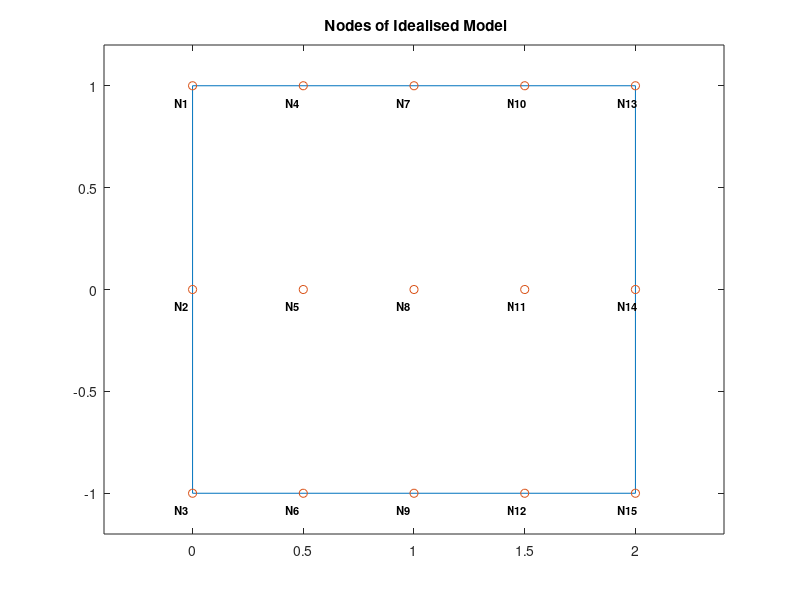
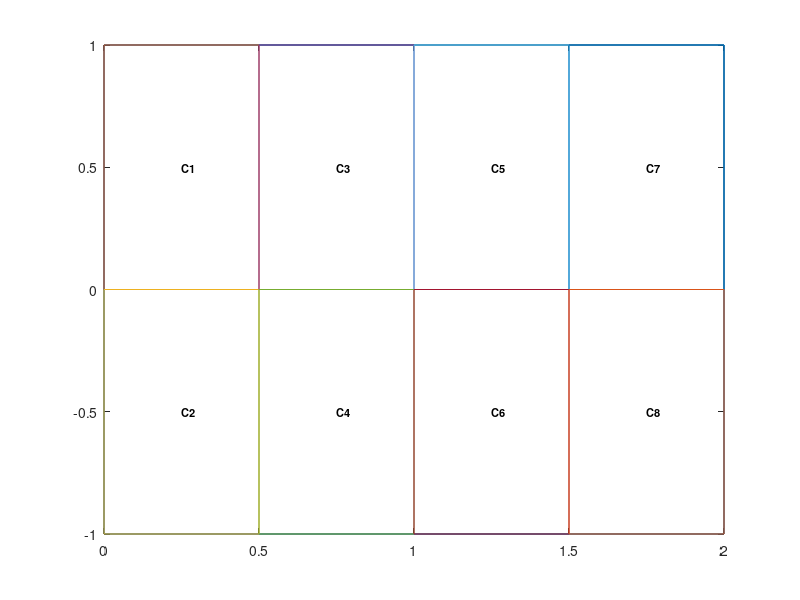

The MATLAB source for these figures, in order: (Note: this script raises an error after producing the figures.)
%%%%      2D MATLAB EFG CODE
%%------------------------------------------------------- 
%%        Test_Code_2D_Revised
%%--------------------------------------------------------
     function Test_Code_2D_Revised
          clear all; clc
%%   Data structure :  DAT   Basic Data of the Simulation Model  
%%   Data structure :  MDL   Model Data Created of Simulation Model  
           [ DAT ]   = Basic_Model_Data_Description ; 
         [DAT  MDL ] = Create_Nodal_Data_Mesh_Grid_Model( DAT );
         [DAT  MDL ] = Select_Gauss_Qudrature_Two_Points ( DAT, MDL ) ;
         [DAT  MDL ] = Create_Cell_Mesh_Grid_Points_Model (DAT, MDL ) ;
         [DAT  MDL ] = Compute_Gauss_Points_with_Parm_Model(DAT, MDL);
         [DAT  MDL ] = Compute_Active_Nodes_for_Gauss_Quad_Points(DAT,MDL); 
         [DAT  MDL ] = Compute_Nodes_on_Displ_Boundary_Model(DAT,MDL) ;
         [DAT  MDL ] = Compute_Gaus_Points_on_Model_Boundaries(DAT,MDL) ;
         Plot_Model_Geometry_wit_Node_Numbers(DAT,MDL) ;
         Plot_Model_Geometry_with_Cell_Gauss_Points(DAT,MDL) ;
         Plot_Active_Influence_Nodes_of_Gauss_Point( 28,DAT,MDL);  
         Plot_Model_Geometry_with_Boundry_Gauss_Points(DAT,MDL) 
         DAT, MDL
       %  [DAT  MDL ] = Compute_Shape_Functn_of_GausPt_Inside_Domain(1,1,DAT,MDL)
        
                      
%%------------------------------------------------------- 
%%           Basic_Model_Data_Description  
%%--------------------------------------------------------
     function [ DAT ]= Basic_Model_Data_Description 
          DAT.Leng = 2;                               %  Beam Length
          DAT.Depth=2;                                %  Beam Depth
          DAT.YMod = 30e6;                            %  Youngs Modulus
          DAT.Nu=0.3;                                 %  Poission Ratio
          DAT.Tip_Load=1000;                          %  Tip Load
          DAT.nCell_Leng  =4;                          %  # cells on Length
          DAT.nCell_Depth =2;                        %  # cells on Depth         
          DAT.Serch_NDP=2.0;                          %  NonDim Search_Parm
          DAT.GSchm_nPts=2 ;                          %  Gauss Scheme-#Pts 
          DAT.BC_nSides=4  ;                           %  # of Boundry Sides
          DAT.ShFn_nTerms=3;                             %  # terms of Shap_Fcn
%%------------------------------------------------------- 
%%       Create_Nodal_Data_Mesh_Grid_Model
%%--------------------------------------------------------                  
    function [DAT  MDL ] = Create_Nodal_Data_Mesh_Grid_Model( DAT )           
%% SET UP NODAL COORDINATES
          MDL.Intg_nCells=DAT.nCell_Depth*DAT.nCell_Leng;   %  # Intgn Cells
          MDL.nNodes=(DAT.nCell_Leng+1)*(DAT.nCell_Depth+1);%  # nodes Model
          MDL.Cell_Depth = DAT.Depth /DAT.nCell_Depth;      %  Cell depth  
          MDL.Cell_Leng = DAT.Leng /DAT.nCell_Leng;         %  Cell Length
          for ii = 1:DAT.nCell_Leng+1  
              for jj = 1 : DAT.nCell_Depth+1;
                  nd= (ii-1)*(DAT.nCell_Depth+1)+jj;
     %% Coordinates of the node             
                  MDL.Node_XCord(nd,1) = (ii-1)*MDL.Cell_Leng ;
                  MDL.Node_YCord(nd,1) = DAT.Depth/2 -(jj-1)*MDL.Cell_Depth ;
               end
          end   
%           fprintf('\n  Nodal XCord:  %8.3f %8.3f %8.3f %8.3f %8.3f %8.3f', ...
%                  MDL.Node_XCord(1:MDL.nNodes,1))  
%           fprintf('\n  Nodal YCord:  %8.3f %8.3f %8.3f %8.3f %8.3f %8.3f', ...
%                  MDL.Node_YCord(1:MDL.nNodes,1)) 
          fprintf('\n  Node    Xcord   YCord')   
          for ii=1:MDL.nNodes
               fprintf('\n  %4i %8.3f %8.3f %8.3f %8.3f %8.3f', ...
               ii,MDL.Node_XCord(ii,1), MDL.Node_YCord(ii,1))   
          end 
%%------------------------------------------------------- 
%%         Create_Cell_Mesh_Grid_Points_Model 
%%--------------------------------------------------------                  
    function [DAT  MDL ] =Create_Cell_Mesh_Grid_Points_Model (DAT, MDL ) 
         
          MDL.nCells=DAT.nCell_Leng*DAT.nCell_Depth;        %  # Cells Model      
          MDL.Cell_nGQPts=DAT.GSchm_nPts^2;                  %  # cell GQadPts
          for ii = 1:DAT.nCell_Leng   
              for jj = 1 : DAT.nCell_Depth 
                  nd(1)= (ii-1)*(DAT.nCell_Depth+1)+jj;
                  nd(2)= nd(1)+(DAT.nCell_Depth+1);
                  nd(3)=nd(2)+1  ;  nd(4)=nd(1)+1;
                  ncell=(ii-1)*DAT.nCell_Depth +jj;
                  MDL.Cell_Nodes(ncell,1:4)=nd(1:4);  % Nodesl of the cells
                  for kk=1:MDL.Cell_nGQPts  
    %%  Cooedinates of the of each cell of the model                    
                      MDL.Cell_XCord(ncell,kk)=MDL.Node_XCord(nd(kk));
                      MDL.Cell_YCord(ncell,kk)=MDL.Node_YCord(nd(kk));
                  end                       
               end
          end 
          fprintf('\n  Create_Cell_Mesh_Grid_Points_Model')  
          for ii=1: MDL.nCells 
              fprintf('\n  %3i- th Cell  Nodes:%8i %8i %8i %8i', ...
                        ii, MDL.Cell_Nodes(ii,1:MDL.Cell_nGQPts))
              fprintf('\n  %3i- th Cell XCord:  %8.3f %8.3f %8.3f %8.3f', ...
                        ii, MDL.Cell_XCord(ii,1:MDL.Cell_nGQPts))
              fprintf('\n  %3i -th Cell YCord:  %8.3f %8.3f %8.3f %8.3f', ...
                        ii, MDL.Cell_YCord(ii,1:MDL.Cell_nGQPts))  
          end
          
%%------------------------------------------------------- 
%%         Select_Gauss_Qudrature_Four_Points
%%--------------------------------------------------------                  
        function  [DAT  MDL ] = Select_Gauss_Qudrature_Four_Points ( DAT, MDL )      
%%  Gauss quadrature: 4 points and its weights  for limits of(-1 to1)          
           DAT.GCPt(1,1) = -0.861136311594052575224;
           DAT.GCPt(2,1) = -0.339981043584856264803;
           DAT.GCPt(3,1) = -DAT.GCPt(2,1);
           DAT.GCPt(4,1) = -DAT.GCPt(1,1);
           DAT.GCWt(1,1) = 0.347854845137453857373;
           DAT.GCWt(2,1) = 0.652145154862546142627;
           DAT.GCWt(3,1) = DAT.GCWt(1,1);
           DAT.GCWt(4,1) = DAT.GCWt(2,1);
           fprintf('\n  GPt:%8.3f %8.3f %8.3f %8.3f',DAT.GCPt(1:4,1))             
           fprintf('\n  Gwt:%8.3f %8.3f %8.3f %8.3f',DAT.GCWt(1:4,1))  
%%------------------------------------------------------- 
%%          Select_Gauss_Qudrature_Two_Points
%%--------------------------------------------------------                  
        function  [DAT  MDL ] = Select_Gauss_Qudrature_Two_Points ( DAT, MDL )      
%%  Gauss quadrature: 4 points and its weights  for limits of(-1 to1)          
           DAT.GCPt(1,1) =  -0.577350269
           DAT.GCPt(2,1) =   0.577350269 
           DAT.GCWt(1,1) =   1.0
           DAT.GCWt(2,1) =   1.0
           fprintf('\n  GPt:%8.3f %8.3f %8.3f %8.3f',DAT.GCPt(1:2,1))             
           fprintf('\n  Gwt:%8.3f %8.3f %8.3f %8.3f',DAT.GCWt(1:2,1))       
%%------------------------------------------------------- 
%%      Compute_Gauss_Points_with_Parm_Model
%%--------------------------------------------------------                 
     function [ DAT, MDL ] = Compute_Gauss_Points_with_Parm_Model(DAT, MDL)
 %%    number of gauss points in the cell 
        nGPts=0 ; 
        for ic=1:MDL.Intg_nCells
             nCGPts=0;
 %%    coordinates of the cell corners           
           Cell_Xcor(1:4,1) = MDL.Cell_XCord(ic,1:MDL.Cell_nGQPts) ;   % Xcor of cell vertices
           Cell_Ycor(1:4,1) = MDL.Cell_YCord(ic,1:MDL.Cell_nGQPts);  % Ycor of cell vertices
  %%   Loops for  loop for Gpt in X-dir & Y-dir       
           for jc=1:DAT.GSchm_nPts ;              
               for kc=1:DAT.GSchm_nPts 
                   nGPts=nGPts+1;  nCGPts=nCGPts+1;
                   ng=(jc-1)*DAT.GSchm_nPts+kc;
  %%   psi and eta isoparametric coordinates and weights                
                   p = DAT.GCPt(jc,1) ;  
                   e = DAT.GCPt(kc,1) ;  % QPt Gauss pt                
                   wp = DAT.GCWt(jc,1) ; 
                   we = DAT.GCWt(kc,1) ;   % WPt Gauss Wt
  %%   isoparametric coordinates to quadrilateral coordinates transfmtn
                    TMtx = 0.25*[(1-p)*(1-e) (1+p)*(1-e) (1+p)*(1+e) (1-p)*(1+e)] ; 
  %%   Gauss points in the quadrilateral and its weight  
                    MDL.XGPt(nGPts) =TMtx*Cell_Xcor ; 
                    MDL.YGPt(nGPts) =TMtx*Cell_Ycor ; 
                    MDL.WGPt(nGPts) = wp*we  ;
  %%   derevetives  of coordinate transformation  and Jacobian                
                    dTbydp =0.25*[ -(1-e) +(1-e) +(1+e) -(1+e) ] ;
                    dTbyde =0.25*[ -(1-p) -(1+p) +(1+p) +(1-p) ] ; 
                    dxbydp = dTbydp*Cell_Xcor  ;
                    dxbyde = dTbyde*Cell_Xcor  ;
                    dybydp = dTbydp*Cell_Ycor  ;
                    dybyde = dTbyde*Cell_Ycor  ;
                    MDL.JGPt(nGPts) = dxbydp*dybyde -dxbyde*dybydp ;
                    MDL.Cell_GPt(ic,nCGPts)=nGPts;
               end             
           end 
           MDL.Cell_nGPts(ic)=nCGPts;   
        end  
        MDL.nGPts= nGPts;
           fprintf('\n   Ids of Gauss POints in a Cell') 
           fprintf('\n  #Cell  #nGpts    Gauss point ID number')
           for ic=1:MDL.Intg_nCells
               fprintf('\n  %3i     %3i     %3i %3i %3i %3i %3i %3i %3i %3i ',...
                   ic, MDL.Cell_nGPts(ic),MDL.Cell_GPt(ic,1:MDL.Cell_nGPts(ic)))
           end            
           fprintf('\n   The locations of Gauss Points of the Model')
           fprintf('\n   GPt#      Xcor     Ycor      Weight    Jacobian')
           for ng=1:MDL.nGPts 
               fprintf('\n  %3i    %8.3f  %8.3f  %8.3f  %8.3f',...
                      ng,MDL.XGPt(ng),MDL.YGPt(ng),MDL.WGPt(ng),MDL.JGPt(ng))
           end            
   
          
%%------------------------------------------------------- 
%%       Compute Nodes Inflencing Gauss Quad Points
%%--------------------------------------------------------              
     function [ DAT MDL ]= Compute_Active_Nodes_for_Gauss_Quad_Points(DAT,MDL) 
        MDL.Serch_Radius=MDL.Cell_Leng*DAT.Serch_NDP; %  Search Radius
        if(MDL.Cell_Leng > MDL.Cell_Depth)  
            MDL.Serch_Radius= MDL.Cell_Depth*DAT.Serch_NDP;
        end    
        for ig=1:MDL.nGPts
            XGPt =MDL.XGPt(ig);    YGPt = MDL.YGPt(ig) ; 
            XDiff = abs(MDL.Node_XCord - XGPt*ones(MDL.nNodes,1)) ;
            YDiff = abs(MDL.Node_YCord - YGPt*ones(MDL.nNodes,1)) ;
            Radius= sqrt(XDiff.*XDiff+YDiff.*YDiff);  
            Radius_Diff = (MDL.Serch_Radius*ones(MDL.nNodes,1)- Radius);  
            Active_Node= find(Radius_Diff > 0) ; 
            nn=size(Active_Node,1); 
            MDL.GPts_Active_nNodes(ig)=nn;
            MDL.GPts_Active_Node(ig,1:nn)=Active_Node(1:nn,1);    
        end
        fprintf('\n   Gauss Quad Points and their Active Nodes')
        fprintf('\n   #Gpt  #AcNds     Active Nodes')
        for ig=1:MDL.nGPts                             
            fprintf('\n  %4i %4i     %4i %4i %4i %4i %4i %4i %4i %4i %4i %4i %4i %4i', ...
                ig, MDL.GPts_Active_nNodes(ig),...
                           MDL.GPts_Active_Node(ig,1:MDL.GPts_Active_nNodes(ig)))
        end            
  
           
%%------------------------------------------------------- 
%%     Compute_Nodes_on_Displ_Boundary_Model
%%--------------------------------------------------------              
     function [ DAT MDL ]= Compute_Nodes_on_Displ_Boundary_Model(DAT,MDL) 
  %%  Nodes on the top of the beam surface
        nTop_Nodes=0 ; nBot_Nodes=0 ; nLSide_Nodes=0 ; nRSide_Nodes=0 ; 
        MDL.Side_ID = ['LEFT '  'TOP  '  'RIGHT '  'BOTTM'] ;
 
            nn(1:4)=0;
            for ii=1:MDL.nNodes;
    % Left side of the beam        
                if (MDL.Node_XCord(ii)==0.);
                    nn(1)=nn(1)+1; BC_Node(1,nn(1))=ii ;  
                end  
    %   Top surface of beam
                if (MDL. Node_YCord(ii)==DAT.Depth/2); 
                    nn(2)=nn(2)+1; BC_Node(2,nn(2))=ii ;
                end 
    %   Right side of the beam        
                if (MDL.Node_XCord(ii)==DAT.Leng);
                    nn(3)=nn(3)+1; BC_Node(3,nn(3))=ii ;     
                end   
    %   Bottom surface of the beam                       
                if (MDL. Node_YCord(ii)==-DAT.Depth/2); 
                    nn(4)=nn(4)+1; BC_Node(4,nn(4))=ii ;   
            end 
    
    
        end
        MDL.BC_Side_nNodes=nn;
        MDL.BC_Side_Node =BC_Node;
        fprintf('\n   Displ-Boudry Nodes lying on Beams Boundaries ')
        for ii=1:DAT.BC_nSides
            side(1:5)=MDL.Side_ID((ii-1)*5+1:ii*5);
            fprintf('\n  Nodes on Boundary Side: %s   No. Nodes, %3i',...
                            side,MDL.BC_Side_nNodes(ii))           
            fprintf('\n  BC_Nodes: %4i %4i %4i %4i %4i %4i %4i %4i %4i %4i %4i %4i %4i %4i',...
                           MDL.BC_Side_Node(ii,1:MDL.BC_Side_nNodes(ii)))
        end            
%            
%%------------------------------------------------------- 
%%       Compute_Gaus_Points_on_Tractn_Boudry_Model
%%--------------------------------------------------------              
     function [ DAT MDL ]= Compute_Gaus_Points_on_Model_Boundaries(DAT,MDL) 
         BC_nGPts=0;
         for ii=1:DAT.BC_nSides
             nodes=MDL.BC_Side_nNodes(ii) ; 
             node(1:nodes) = MDL.BC_Side_Node(ii,1:nodes);  
             ngpts=0;
             for jj=1:nodes-1
                 x1= MDL.Node_XCord(node(jj));    y1= MDL.Node_YCord(node(jj)) ; 
                 x2= MDL.Node_XCord(node(jj+1));  y2= MDL.Node_YCord(node(jj+1)) ; 
                 LL=sqrt((x2-x1)^2+(y2-y1)^2); 
                 for kk=1:DAT.GSchm_nPts; 
                     BC_nGPts=BC_nGPts+1;
                     ngpts= ngpts+1 ;
                     psi=DAT.GCPt(kk);
                     wt=DAT. GCWt(kk) ; 
                     MDL.BC_Side_GPt(ii,ngpts)=BC_nGPts;
                     MDL.BC_XGPt(BC_nGPts) = 0.5*((1-psi)*x1+(1+psi)*x2)  ;  
                     MDL.BC_YGPt(BC_nGPts) = 0.5*((1-psi)*y1+(1+psi)*y2)   ;
                     MDL.BC_WGPt(BC_nGPts) = wt  ; 
                     MDL.BC_JGPt(BC_nGPts) = 0.5*LL;
                 end
             end
             MDL.BC_Side_nGPts(ii)=ngpts;
         end    
         MDL.BC_nGPts =BC_nGPts;       
         fprintf('\n    Guss Points on the Model Boundary ')
         for ii=1:DAT.BC_nSides
             side(1:5)=MDL.Side_ID((ii-1)*5+1:ii*5);
             fprintf('\n  Gauss points on Side: %s   No.GPts, %3i',...
                            side,MDL.BC_Side_nGPts(ii))           
            fprintf('\n  Gauss Pt-Id: %4i %4i %4i %4i %4i %4i %4i %4i %4i %4i %4i %4i %4i %4i',...
                           MDL.BC_Side_GPt(ii,1:MDL.BC_Side_nGPts(ii)))
        end              
        fprintf('\n    GPt#    XCor   YCor  Weight   Jacobn')
        for ii=1:MDL.BC_nGPts                   
            fprintf('\n    %3i  %8.3f %8.3f %8.3f %8.3f %8.3f %8.3f %8.3f ',...
              ii,MDL.BC_XGPt(ii),MDL.BC_YGPt(ii),MDL.BC_WGPt(ii),MDL.BC_JGPt(ii))         
        end  
         
         
%%------------------------------------------------------- 
%%       Compute_Shape_Functn_of_GausPt_Inside_Boudry
%%--------------------------------------------------------              
     function [ DAT MDL ]= Compute_Shape_Functn_of_GausPt_Inside_Domain ...
                  (icell, igpt, DAT, MDL)  
             
            nANds =MDL.GPts_Active_nNodes(icell,igpt) 
            ANd(1:nANds,1)=MDL.GPts_Active_Node(icell,igpt,1:nANds)   
            xgpt= MDL.GausXCPt(icell, igpt)
            ygpt= MDL.GausYCPt(icell, igpt) 
            Wgpt= MDL.GausWCPt(icell, igpt)
            Jgpt= MDL.GausJCPt(icell, igpt)  
            nTerms= DAT.ShFn_nTerms
            Amtx(1:nTerms,1:nTerms)=0
            for ii=1: nANds
                node=ANd(ii)  
                xndpt=MDL.Node_XCord(node)
                yndpt=MDL.Node_XCord(node) 
                xdif=xgpt-xndpt;  ydif=ygpt-yndpt 
                Rad_Parm=sqrt(xdif^2+ydif^2)/MDL.Serch_Radius  
                [ Wght derWght] = Compute_Node_Shape_Weight(Rad_Parm)
                Pvec=[ 1 ; xndpt ; yndpt ] 
                Amtx= Amtx+ Wght*Pvec*Pvec' 
                Bmtx(1:nTerms,ii)=Wght*Pvec(1:nTerms,1)
            end    
%%------------------------------------------------------- 
%%       Compute_Shape_Functn_of_GausPt_Inside_Boudry
%%--------------------------------------------------------             
        function [ Wght derWght] = Compute_Node_Shape_Weight(Rad_Parm)
            if(Rad_Parm <= 0.5)
                Wght= (2/3)-4.0*Rad_Parm^2+4.0*Rad_Parm^3;
                derWght= (-8.0*Rad_Parm+12.0*Rad_Parm^2)*dR_dx;
            elseif(Rad_Parm <= 1.0)
                Wght= (4/3)-4*Rad_Parm+4*Rad_Parm^2-(4/3)*Rad_Parm^3;
                derWght= (-4+8*Rad_Parm-4*Rad_Parm^2);
            elseif(Rad_Parm > 1.0)
                 Wght=0;
                 derWght=0;
            end
%%------------------------------------------------------- 
%%       Plot the model geomeetry with Node numbers
%%--------------------------------------------------------               
      function Plot_Model_Geometry_wit_Node_Numbers(DAT,MDL) 
  %%  Beam model with its nodes numbered 
           FntS=8;    FntE=8;  FntF=8; FntN=8; NN=25;
           dxN= DAT.Leng/NN;  dyN= DAT.Depth/NN;
           figure(1)
           BeamX=[     0         DAT.Leng     DAT.Leng         0                0      ];
           BeamY=[-DAT.Depth/2  -DAT.Depth/2  DAT.Depth/2  DAT.Depth/2   -DAT.Depth/2  ];
           plot(BeamX, BeamY); hold on; 
         %%  Beam Nodes with its nodes  
           plot( MDL.Node_XCord, MDL.Node_YCord,'o'); hold on;
           for ii=1: MDL.nNodes ;  
               Xp=MDL.Node_XCord(ii)-dxN ; 
               Yp=MDL.Node_YCord(ii)-dyN ;  
               ch1=int2str(ii);  ch=  ['N', ch1];   
               text( Xp,Yp,ch,'color', 'k','FontSize',FntN,'FontWeight','Bold' ); 
           end 
          axis([-.2*DAT.Leng 1.2*DAT.Leng -1.2*DAT.Depth/2 1.2*DAT.Depth/2 ])   
          title(  ' Nodes of Idealised Model')
%%------------------------------------------------------- 
%%       Plot the model geomeetry with Cell and Gauss Points
%%--------------------------------------------------------               
      function Plot_Model_Geometry_with_Cell_Gauss_Points(DAT,MDL) 
           NN=25;  FntN=8;
           figure(2)
           dxG= DAT.Leng/NN;  dyG= DAT.Depth/NN;
           BeamX=[     0         DAT.Leng     DAT.Leng         0                0      ];
           BeamY=[-DAT.Depth/2  -DAT.Depth/2  DAT.Depth/2  DAT.Depth/2   -DAT.Depth/2  ];
           plot(BeamX, BeamY); hold on; 
           for ii=1: MDL.nCells ; 
               xcell(1:4,1)=MDL.Cell_XCord(ii,1:4);
               ycell(1:4,1)=MDL.Cell_YCord(ii,1:4);
               xcell(5,1)=xcell(1,1);ycell(5,1)=ycell(1,1);
               plot(xcell,ycell); hold on;
               xc=sum(xcell(1:4,1))/4; yc=sum(ycell(1:4,1))/4 ;
               ch1=int2str(ii);  ch=  ['C', ch1] ;
               text( xc ,yc ,ch,'color', 'k','FontSize',FntN,'FontWeight','Bold' );  
           end    
           for ii=1:MDL.nGPts
               xp=MDL.XGPt(ii) ;   yp=MDL.YGPt(ii) ; 
               ch1=int2str(ii);  ch=  ['G', ch1]; 
               plot(xp,yp,'X') ;  
               text( xp-dxG ,yp+dyG,ch,'color', 'k','FontSize',FntN,'FontWeight','Bo ld' ); hold on;
           end  
 
          axis([-.2*DAT.Leng 1.2*DAT.Leng -1.2*DAT.Depth/2 1.2*DAT.Depth/2 ])   
          title(  ' Gauss Points in the cells of Model')    
%%------------------------------------------------------- 
%%       Plot the Active_Inflencing_Nodes_of_Gauss_Point 
%%--------------------------------------------------------               
      function  Plot_Active_Influence_Nodes_of_Gauss_Point( iGPt,DAT,MDL)           
           FntS=8;    FntE=8;  FntF=8; FntN=8; NN=25; NNN=25;
           dxN= DAT.Leng/NN;  dyN= DAT.Depth/NN;
           dxG= DAT.Leng/NNN; dyG= DAT.Depth/NNN;
           figure(3)
           BeamX=[     0         DAT.Leng     DAT.Leng         0                0      ];
           BeamY=[-DAT.Depth/2  -DAT.Depth/2  DAT.Depth/2  DAT.Depth/2   -DAT.Depth/2  ];
           plot(BeamX, BeamY); hold on; 
   %%  Beam Nodes with its nodes  
           plot( MDL.Node_XCord, MDL.Node_YCord,'o'); hold on;
           for ii=1: MDL.nNodes ;  
               Xp=MDL.Node_XCord(ii)-dxN ; 
               Yp=MDL.Node_YCord(ii)-dyN ;  
               ch1=int2str(ii);  ch=  ['N', ch1];   
               text( Xp,Yp,ch,'color', 'k','FontSize',FntN,'FontWeight','Bold' ); 
           end 
         
           del_alp=2*pi/100 ; 
           GXPt=MDL.XGPt(iGPt);GYPt=MDL.YGPt(iGPt);
           plot(GXPt,GYPt,'Xk'); hold on;
           ch1=int2str( iGPt);  ch=  ['G', ch1];
           text( GXPt-dxG,GYPt-dyG,ch,'color', 'k','FontSize',FntN,'FontWeight','Bold' ); 
           for ii=1:100
               alp=ii*del_alp;
               xr(ii) = GXPt + MDL.Serch_Radius*sin(alp);
               yr(ii) = GYPt + MDL.Serch_Radius*cos(alp);
           end
          plot(xr,yr); hold on;
          for ii=1:MDL.GPts_Active_nNodes(iGPt)
              nd=MDL.GPts_Active_Node(iGPt,ii) ; 
              Xp=MDL.Node_XCord(nd)  ; 
              Yp=MDL.Node_YCord(nd)  ;  
              ch1=int2str(nd);  ch=  ['N', ch1]; 
              plot(Xp,Yp,'or') ;  
              text( Xp-dxN,Yp-dyN,ch,'color', 'r','FontSize',FntN,'FontWeight','Bold' ); hold on;
          end 
          axis([-.2*DAT.Leng 1.2*DAT.Leng -1.2*DAT.Depth/2 1.2*DAT.Depth/2 ]) 
          title(  ' Active Nodes of a Gauss Point for Shape Interpolation')
%%------------------------------------------------------- 
%%       Plot the model geomeetry with Boundry Gauss Points
%%--------------------------------------------------------               
      function Plot_Model_Geometry_with_Boundry_Gauss_Points(DAT,MDL) 
           NN=25;  FntN=8;
           figure(4)
           dxG= DAT.Leng/NN;  dyG= DAT.Depth/NN;
           BeamX=[     0         DAT.Leng     DAT.Leng         0                0      ];
           BeamY=[-DAT.Depth/2  -DAT.Depth/2  DAT.Depth/2  DAT.Depth/2   -DAT.Depth/2  ];
           plot(BeamX, BeamY); hold on; 
           for ii=1: DAT.BC_nSides ; 
               for jj=1: MDL.BC_Side_nNodes(ii); 
                   nn=MDL.BC_Side_Node(ii,jj) 
                   xp=MDL.Node_XCord(nn); yp=MDL.Node_YCord(nn); 
                   ch1=int2str(nn);  ch=  ['N', ch1]; 
                   plot(xp,yp,'o') ;  hold on;
                   text( xp-dxG,yp-dyG,ch,'color', 'k','FontSize',FntN,...
                              'FontWeight','Bold' ); hold on;
               end     
               for jj=1: MDL.BC_Side_nGPts(ii); 
                   nn=MDL.BC_Side_GPt(ii,jj) 
                   xp=MDL.BC_XGPt(nn); yp=MDL.BC_YGPt(nn); 
                   ch1=int2str(nn);  ch=  ['G', ch1]; 
                   plot(xp,yp,'x') ;  hold on;
                   text( xp-dxG,yp-dyG,ch,'color', 'r','FontSize',FntN,...
                              'FontWeight','Bold' ); hold on;
               end          
           end      
          axis([-.2*DAT.Leng 1.2*DAT.Leng -1.2*DAT.Depth/2 1.2*DAT.Depth/2 ])            
          title(  ' Gauss Points & Nodes on Model Boundry ')
          
          
          
          
          
          
          
          
          
          %              
%              
%              
%              
%              
%           k = sparse (numnod*2 ,numnod*2) ;
%           for gg=gs
%               gpos = gg(1:2);
%               weight = gg(3);
%               jac = gg(4);        
% % DETERMINE NODES IN NEIGHBORHOOD OF GAUSS POINT
% 
%  %%%%%%%%%%%%%%%%%%%%%%%%%%%%%%%  PAGE 235  %%%%%%%%%%%%%%%%%%%%%%%%%%%%%%
% 
%               v = domain(gpos ,x ,dm,numnod) ;
%               L = length(v);
%               en = zeros (1, 2*L) ;
%               [phi, dphix, dphiy] = shape (gpos, dmax, x, v , dm) ;
%               Bmat=zeros(3 ,2*L);
%               for j=1:L
%                   Bmat(1:3,(2*j-1):2*j) = ...
%                       [dphix(j) 0;0 dphiy(j) ;dphiy(j) dphix(j)];
%               end
%               for i=1:L
%                   en(2+i-1) = 2*v(i)-1;
%                   en(2*i) = 2*v(i) ;
%               end
%          
%               k(en,en) = k(en,en)+sparse((weight*jac)*Bmat'*Dmat*Bmat) ;
%            end
% % DETERMINE NODES ON BOUNDARY, SET UP BC'S
%            ind1 = 0;ind2 = 0;
%            for j=l:numnod
%                if (x(1, j)==0.0)
%                    indl=indl+l;
%                    nnu(1,ind1) = x(1,j);
%                    nnu(2,ind1) = x(2,j);
%                end
%                if (x(1, j)==Lb)
%                    ind2=ind2+1;
%                    nt(1,ind2) = x(1,j);
%                    nt(2,ind2) = x(2,j);
%                end
%            end
%            lthu = length(nnu) ;
%            ltht = length(nt);
%            ubar = zeros(lthu*2,1);
%            f = zeros (nwrniod*2,1);
% %SET UP GAUSS POINTS ALONG TRACTION BOUNDARY
%            i1id=0 ;
%            gauss=pgauss(quado);
%            for i=1: (ltht-1)
%                ycen= (nt (2, i+1)+nt(2,i))/2 ;
%                jcob =abs((nt(2,i+l)-nt(2,i)) /2) ;
%                for j=l:quado
%                    mark(j) = ycen-gauss(1,j)*jcob;
%                    ind = ind+1;
%                    gst(1,ind) = nt(1,i);
%                    gst(2,ind) = mark(j) ;
%                    gst(3,ind) = gauss(2,j) ;
%                    gst(4,ind) = jcob;
%                end
%            end
%  %%%%%%%%%%%%%%%%%%%%%%%%%%%%%%%  PAGE 236  %%%%%%%%%%%%%%%%%%%%%%%%%%%%%%            
% %SET UP GAUSS POINTS ALONG DISPLACEMENT BOUNDARY
%             gsu = gst
%             gsu(1,1:i) = zeros(1,ind);
%             qk = zeros(1:2*lthu);
% %INTEGRATE FORCES ALONG BOUNDARY
%             Imo = (1/12)*Dn3;
%             for gt=gst
%                 gpos = gt(1:2) ;
%                 weight= gt(3) ;
%                 jac = gt(4);
%                 v = domain(gpos,x,dm,numnod) ;
%                 L = length(v) ;
%                 en = zeros(1,2*L);
%                 force=zeros (1,2*L) ;
%                 [phi,dphix,dphiy] = shape(gpos,dmax,x,v,dm);
%                 tx = 0 ;
%                 ty = -(P/(2*Imo))*((D^2)/4-gpos(2,1)^2) ;
%                 for i=l:L
%                      en(2*i-1) = 2*v(i)-1;
%                      en(2*i)=2*v(i) ;
%                      force(2*i-l)=tx*phi(i);
%                      force(2*i) = ty*phi (i) ;
%                 end
%                 f(en) = f(en)+jac*weight*force' ;
%            end
% % INTEGRATE G MATRIX AND Q VECTOR ALONG DISPLACEMENT BOUNDARY
%            GG = zeros(numnod*2,lthu*2);
%            indl = 0;   ind2=0;
%            for i=l:(lthu-l)
%                indl=indl+l;
%                ml = indl; m2 = ml+l;
%                yl = nnu(2,mi) ; y2 = nnu(2,m2) ;
%                len = yl-y2;
%                for j=l:quado
%                    ind2=ind2+1;
%                    gpos = gsu(l:2,ind2) ;
%                    weight = gsu(3,j);
%                    jac = gsu(4,j);
%                    facll = (-P*nnu(2,mi)) / (6*young*Imo) ;
%                    fac2 = P/ (6*young*Imo) ;
%                    xpl = gpos(1,1);
%                    ypl = gpos(2,l) ;
%                    uxexl = (6*Lb-3*xpl)*xp1+(2+nu)*(yp1^2-(D/2)^2) ;
%                    uxexl = uxexl*facll;
%                    uyexl = 3*nu*ypln2*(~b-xpl)+0.25*(4+5*nu)*xpl*~n2+(3*Lb-xpl)*xp1n2;
%                    uyexl = uyexl*fac2;
%  
%   %%%%%%%%%%%%%%%%%%%%%%%%%%%%%%%  PAGE 237  %%%%%%%%%%%%%%%%%%%%%%%%%%%%%                   
%                    
%                    Nl = (gpos(2,I)-y2)/len; N2 = 1-N1;
%                    qk(2*ml-I) = qk(2*ml-I) -weight* jac*Nl*uxexl ;
%                    qk(2*ml) = qk(2*ml) - weight* jac*NI*uyexl ;
%                    qk(2*m2-1) = qk(2*m2-1) - weight*jac*N2+uxexl;
%                    qk(2*m2) = qk(2*m2) - weight*jac*N2*uyexl;
%                    v = domain(gpos ,x ,dm,numnod) ;
%                    [phi,dphix,dphiy] = shape(gpos,dmax,x,v,dm);
%                    L = length(v);
%                    for n=l:L
%                        GI = -weight*jac*phi(n)*[Nl 0;0 N1] ;
%                        G2 = -weight*jac*phi(n)*[N2 0;0 N2];
%                        cl=2*v(n)-l;   c2=2*v(n);   c3=2*m1-l;   c4=2*m1;
%                        c5=2*m2-l;c6=2*m2;
%                        GG(c1:c2,c3:c4) = GG(c1:c2,c3:c4)+G1;
%                        GG(c1:c2,c5:c6) = GG(c1:c2,c5:c6)+ G2 ;
%                    end
%                 end
%            end
%                
% % ENFORCE BC'S USING LAGRANGE MULTIPLIERS
%             f = [f;zeros(lthu*2,1)] ;
%             f(numnod*2+1:numnod*2+2*lthu,l) = -qk';
%             m = sparse([k GG;GG' zeros(lthu*2)]);
%             d = m\f ;
%             u = d(l:2*numnod) ;
%             for i=l:numnod
%                 u2(1,1) = u(2*i-I) ;
%                 u2(2,i) = u(2*i);
%             end
% % SOLVE FOR OUTPUT VARIABLES - DISPLACEMENTS
%             for gg=x
%                 ind = ind+l;
%                 gpos = gg(1:2);
%                 v = domain(gpos,x,dm,numod) ;
%                 [phi,dphix,dphiy] = shape (gpos,dmax,x,v,dm) ;
%                 displ(2*ind-1) = phi*u2(l,v)' ;
%                 displ(2*ind) = phi*u2(2,v)' ;
%             end
% % SOLVE FOR STRESSES AT GAUSS POINTS
%             ind = 0;
%             for gg=gs
%                 ind = ind+l;
%                 gpos = gg(l:2) ;                   
%  %%%%%%%%%%%%%%%%%%%%%%%%%%%%%%%  PAGE 238  %%%%%%%%%%%%%%%%%%%%%%%%%%%%%% 
%  
%                 weight = gg(3);
%                 jac = gg(4);
%                 v = domain(gpos,x,dm,numnod) ;
%                 L = length(v) ;
%                 en = zeros (I, 2*L) ;
%                 [phi, dphix , dphiy] = shape (gpos , dmax , x , v , dm) ;
%                 Bmat=zeros (3,2*L) ;
%                 for j=l:L
%                     Bmat(l:3, (2*j-I) :2*j) = [dphix(j) 0;O dphiy(j) ;dphiy(j) dphix(j)] ;
%                 end
%                 for i=l:L
%                     en(2*i-I) = 2*v(i)-I;
%                     en(2*i) = 2*v(i);
%                 end
%                 stress(l:3,ind) = Dmat*Bmat*u(en);
%                 stressex(1 ,ind) = (l/Imo)*P*(Lb-gpos(1,I) )*gpos(2,1) ;
%                 stressex (2, ind) = 0 ;
%                 stressex(3, ind) = -0.5* (P/Imo) * (0.25*DA2 - gpos (2, I) -2) ;
%                 err = stress(l:3,ind)-stressex(l:3,ind);
%                 err2 = weight*jac(0.5*(inv(Dmat)*err)'*(err)) ;
%                 enorm = enorm + err2;
%             end
%             enorm = sqrt (enorm)
%             
%             
%  
% % MESH GENERATION PROGRAM FOR 2D BEAM IN BENDING
%        function[x conn numcell numq] = mesh2(length,height,ndivl,ndivw)
% % INPUT DATA
%             numcell= ndivw*ndivl;
%             numq = (ndivl+1) * (ndivw+1) ;
% % SET UP NODAL COORDINATES
%            for i = 1:(ndivl+1)
%                for j = 1 : (ndivw+1)
%                    x(1,((ndivw+1)*(i-1) +j))= (length/ndivl)*(i-1);
%                    x(2,((ndivw+1)*(i-1) +j))= -(height/ndivw)*(j-1)+height/2;
%                end
%            end
% % SET UP CONNECTIVITY ARRAY
%           for j =1 :ndivl
%               for i = 1:ndivw
%                   elemn = (j-1)*ndivw + i;
%                   nodet(elemn,1) = elemn + (j-1) ;
%                   nodet(elemn,2) = nodet (elemn, 1) + 1;
%                   nodet(elemn,3) = nodet (elemn, 2) +ndivw+1 ;
%                   nodet(elemn,4) = nodet (elemn,3) -1 ;
%               end
% %  
% % %%%%%%%%%%%%%%%%%%%%%%%%%%%%%%%  PAGE 238  %%%%%%%%%%%%%%%%%%%%%%%%%%%%%% 
%  
%           end
%             conn = nodet';
%          
% % routine to set up gauss points, jacobian, and weights              
%      function [gs] = egauss(xc,conn,gauss,numcell)
%            index=0 ;
%            one = ones(1,4);
%            psiJ = [-1,+1,+1,-1]; etaJ = [-1,-1,+1,+1];
%            l = size(gauss);
%            l = l(2);
%            for e=l:numcell
% % DETERMINE NODES IN EACH CELL
%               for j = 1:4
%                   je=conn(j,e) ;  xe(j)=xc(1,je) ;  ye(j)=xc(2, je) ;
%               end
%               for i=l:l
%                   for j=i:l
%                       index = index+1;
%                       eta=gauss(1,i);      psi=gauss(1, j) ;
%                       N = .25*(one+psi*psiJ).*(one+eta*etaJ) ;
%                       NJpsi = .25*psiJ.*(one+eta*etaJ) ;
%                       NJeta=.25*etaJ.*(one+psi*psiJ) ;
%                       xpsi=NJpsi*xe';   ypsi=NJpsi*ye';
%                       xeta=NJeta*xe';   yeta=NJeta*ye';
%                       jcob=xpsi*yeta-xeta*ypsi;
%                       xq = N*xe';    yq = N*ye';
%                       gs(1,index) = xq;
%                       gs(2,index) = yq;
%                       gs(3,index) = gauss(2,i)*gauss(2,j) ;
%                       gs(4,index) = jcob;
%                   end
%               end
%            end
%        
%  %%%  -----------------------------------------------------------------
%  % This function returns a matrix with 4 gauss points and their weights
%  %%% ------------------------------------------------------------------
%       function v = pgauss(k)
%            v(1,1) =-.861136311594052575224;
%            v(1,2) =-.339981043584856264803;
%            v(1,3) = -v(1,2);
%            v(1,4) = -v(1, 1) ;
%            v(2,1) =.347854845137453857373;
%            v(2,2) =.652145154862546142627;
%            v(2,3) = v(2,2);
%            v(2,4) = v(2,1);
% %%%%% ---------------------------------------------------
% %  DETERMINES NODES IN DOMAIN OF INFLUENCE OF POINT GPOS
% %%%%% ---------------------------------------------------
%      function v = domain(gpos,x,dm,nnodes)
%           dif = gpos*ones(1,nnodes)-x;
%           a = dm-abs (dif) ;
%           b = [a;zeros(1 ,nnodes)] ;
%           c = all (b>=-100*eps) ;
%           v = find(c) ;
% %%%%%  page 240  %%%%%%
% %%%%% ---------------------------------------------------
% % EFG shape function and it's derivative with linear base
% %%%%% ---------------------------------------------------
%      function [ phi dphix dphiy] = shape(gpos,dmax,x,v,dm)
% % EFG shape function and it's derivative with linear base
%          L = length(v) ;
%          won = ones(1,L);
%          nv = x(1:2,v);
%          p = [won;nv] ;
%          dif = gpos*won-nv;
%          t = dm(1:2,v)/dmax;
% % WEIGHTS--W and dw are vectors
%          [w , dwdx , dwdy] = cubwgt (dif , t , v , dmax ,dm) ;
%          B = p.*[w;w;w];
%          pp = zeros(3) ;
%          aa = zeros (3) ;
%          daax = zeros(3);
%          daay = zeros (3) ;
%          for i=1:L
%              pp = p(1:3,i)*p(1:3,i)' ;
%              aa = aa+w(1,i)*pp;
%              daax = daax+dwdx(1,i)*pp;
%              daay = daay+dwdy(1,i)*pp;
%          end
%         pg =[ 1  gpos'] ;
%         [L,U,PERM] = lu(aa);
%         for i=1:3
%             if i==1
%                C = PERM*pg';
%             elseif i==2
%                C = PERM*([0 1 0]' - daax*gam(1:3,1));
%             elseif i==3
%                C = PERM*([0 0 1]' - daay*gam(1:3,1));
%             end
%             D1 = C(1);
%             D2 = (C(2) - L(2,1)*D1) ;
%             D3 = (C(3) - L(3,1)*D1-L(3,2)*D2) ;
%             gam(3,i) = D3/U(3,3) ;
%             ga1(2,i) = (D2-U(2,3)*gam(3,i))/(U(2,2));
%             gam(1 ,i) =(D1-U(1,2)*gam(2,i)-U(1,3)*gam(3,i))/U(1,1) ;
%         end
%         phi = gam(1:3,1)'*B;
%         dbx = p.* [ dwdx; dwdx; dwdx] ;
%         dby = p.* [ dwdy; dwdy; dwdy] ;
%         dphix = gam(1:3,2)'*B + gam(1:3,1)'*dbx;
%         dphiy = gam(1:3,3)'*B + gam(1:3,1)'*dby;
% %%%%% ---------------------------------------------------       
%            % CUBIC SPLINE WEIGHT FUNCTION  
% %%%%% --------------------------------------------------- 
%     function [w , dwdx , dwdy] = cubwgt (dif , t , v , dmax , dm)
%           l = length(v) ;
%           for i=1:l
% %%%%    page 241   %%%%%%%%%  
%               drdx=sign(dif(1,i))/dm(1,v(i));
%               drdy=sign(dif(2,i))/dm(2,v(i));
%               rx=abs(dif(1,i))/dm(1,v(i));
%               ry=abs(dif(2,i))/dm(2,v(i));
%               if (rx > 0.5)
%                  wx=(4/3)-4*rx+4*rx*rx-(4/3)*rx^3; 
%                  dwx=(-4+8*rx+4*rx^2)*drdx;
%               end
%               if (rx <= 0.5)
%                  wx=(2/3)-4*rx*rx+4*rx^3; 
%                  dwx=(-8*rx+12*rx^2)*drdx;
%               end   
%               if (ry > 0.5)
%                  wy=(4/3)-4*ry+4*ry*ry-(4/3)*ry^3; 
%                  dwy=(-4+8*ry-4*ry^2)*drdy;
%               end
%               if (rx <= 0.5)
%                  wy=(2/3)-4*ry*ry+4*ry^3; 
%                  dwy=(-8*ry+12*ry^2)*drdy;
%               end  
%               w(i)=wx*wy;
%               dwdx(i)=wy*dwx;
%               dwdy(i)=wx*dwy
%           end      
%  